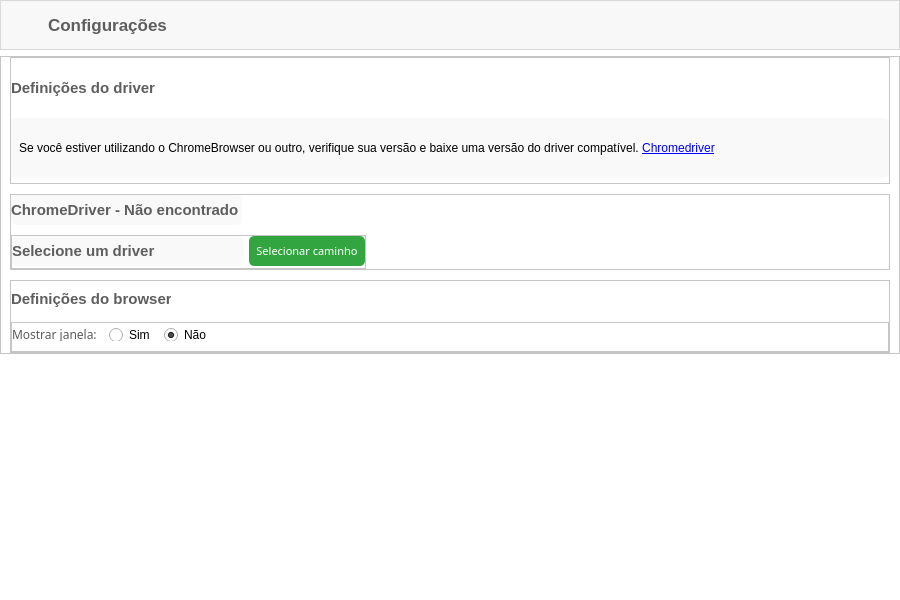
<?xml version="1.0" encoding="UTF-8"?>
<ui version="4.0">
 <class>MainWindow</class>
 <widget class="QMainWindow" name="MainWindow">
  <property name="geometry">
   <rect>
    <x>0</x>
    <y>0</y>
    <width>900</width>
    <height>600</height>
   </rect>
  </property>
  <property name="minimumSize">
   <size>
    <width>0</width>
    <height>0</height>
   </size>
  </property>
  <property name="windowTitle">
   <string>MainWindow</string>
  </property>
  <widget class="QWidget" name="centralwidget">
   <layout class="QVBoxLayout" name="verticalLayout">
    <property name="spacing">
     <number>0</number>
    </property>
    <property name="leftMargin">
     <number>0</number>
    </property>
    <property name="topMargin">
     <number>0</number>
    </property>
    <property name="rightMargin">
     <number>0</number>
    </property>
    <property name="bottomMargin">
     <number>0</number>
    </property>
    <item>
     <widget class="QWidget" name="widget" native="true">
      <property name="styleSheet">
       <string notr="true">background-color: #fff;</string>
      </property>
      <layout class="QVBoxLayout" name="verticalLayout_2">
       <property name="leftMargin">
        <number>0</number>
       </property>
       <property name="topMargin">
        <number>0</number>
       </property>
       <property name="rightMargin">
        <number>0</number>
       </property>
       <item alignment="Qt::AlignTop">
        <widget class="QFrame" name="headerContainer">
         <property name="minimumSize">
          <size>
           <width>0</width>
           <height>50</height>
          </size>
         </property>
         <property name="maximumSize">
          <size>
           <width>16777215</width>
           <height>50</height>
          </size>
         </property>
         <property name="styleSheet">
          <string notr="true">QFrame#headerContainer {
	background-color: rgba(241, 241, 241, 0.5);
	border-bottom: .1em solid rgba(0,0,0,0.1);
}</string>
         </property>
         <property name="frameShape">
          <enum>QFrame::StyledPanel</enum>
         </property>
         <property name="frameShadow">
          <enum>QFrame::Raised</enum>
         </property>
         <layout class="QHBoxLayout" name="horizontalLayout_3">
          <property name="spacing">
           <number>5</number>
          </property>
          <property name="leftMargin">
           <number>10</number>
          </property>
          <property name="topMargin">
           <number>0</number>
          </property>
          <property name="rightMargin">
           <number>0</number>
          </property>
          <property name="bottomMargin">
           <number>0</number>
          </property>
          <item>
           <widget class="QPushButton" name="backBtn">
            <property name="minimumSize">
             <size>
              <width>32</width>
              <height>32</height>
             </size>
            </property>
            <property name="maximumSize">
             <size>
              <width>32</width>
              <height>32</height>
             </size>
            </property>
            <property name="cursor">
             <cursorShape>PointingHandCursor</cursorShape>
            </property>
            <property name="styleSheet">
             <string notr="true">QPushButton {
	background: transparent;
	border-radius: 15px;
}

QPushButton:hover {
	background-color: rgba(200,200,200,0.4);
}</string>
            </property>
            <property name="text">
             <string/>
            </property>
            <property name="icon">
             <iconset>
              <normaloff>../../assets/arrow.png</normaloff>../../assets/arrow.png</iconset>
            </property>
            <property name="iconSize">
             <size>
              <width>16</width>
              <height>16</height>
             </size>
            </property>
            <property name="flat">
             <bool>false</bool>
            </property>
           </widget>
          </item>
          <item>
           <widget class="QLabel" name="headerTitle">
            <property name="font">
             <font>
              <family>Segoe UI</family>
              <pointsize>13</pointsize>
              <weight>75</weight>
              <bold>true</bold>
             </font>
            </property>
            <property name="styleSheet">
             <string notr="true">color: rgb(94, 94, 94);
background: transparent;
font-weight: 600;</string>
            </property>
            <property name="text">
             <string>Configurações</string>
            </property>
           </widget>
          </item>
          <item>
           <spacer name="horizontalSpacer_2">
            <property name="orientation">
             <enum>Qt::Horizontal</enum>
            </property>
            <property name="sizeHint" stdset="0">
             <size>
              <width>40</width>
              <height>20</height>
             </size>
            </property>
           </spacer>
          </item>
         </layout>
        </widget>
       </item>
       <item>
        <widget class="QFrame" name="frame">
         <property name="frameShape">
          <enum>QFrame::StyledPanel</enum>
         </property>
         <property name="frameShadow">
          <enum>QFrame::Raised</enum>
         </property>
         <layout class="QVBoxLayout" name="verticalLayout_3">
          <property name="spacing">
           <number>10</number>
          </property>
          <property name="topMargin">
           <number>0</number>
          </property>
          <property name="bottomMargin">
           <number>0</number>
          </property>
          <item alignment="Qt::AlignTop">
           <widget class="QFrame" name="frame_4">
            <property name="frameShape">
             <enum>QFrame::StyledPanel</enum>
            </property>
            <property name="frameShadow">
             <enum>QFrame::Raised</enum>
            </property>
            <layout class="QVBoxLayout" name="verticalLayout_5">
             <property name="spacing">
              <number>15</number>
             </property>
             <property name="leftMargin">
              <number>0</number>
             </property>
             <property name="topMargin">
              <number>15</number>
             </property>
             <property name="rightMargin">
              <number>0</number>
             </property>
             <property name="bottomMargin">
              <number>5</number>
             </property>
             <item alignment="Qt::AlignLeft">
              <widget class="QLabel" name="driverInfoHeader">
               <property name="minimumSize">
                <size>
                 <width>143</width>
                 <height>30</height>
                </size>
               </property>
               <property name="maximumSize">
                <size>
                 <width>16777215</width>
                 <height>30</height>
                </size>
               </property>
               <property name="font">
                <font>
                 <family>Segoe UI</family>
                 <pointsize>11</pointsize>
                 <weight>75</weight>
                 <bold>true</bold>
                </font>
               </property>
               <property name="styleSheet">
                <string notr="true">color: rgb(94, 94, 94);
background: transparent;
font-weight: 600;
border-bottom: .1em solid rgba(0,0,0,0.2);</string>
               </property>
               <property name="text">
                <string>Definições do driver</string>
               </property>
              </widget>
             </item>
             <item alignment="Qt::AlignVCenter">
              <widget class="QLabel" name="info">
               <property name="minimumSize">
                <size>
                 <width>0</width>
                 <height>60</height>
                </size>
               </property>
               <property name="maximumSize">
                <size>
                 <width>16777215</width>
                 <height>60</height>
                </size>
               </property>
               <property name="font">
                <font>
                 <family>Segoe UI</family>
                 <pointsize>9</pointsize>
                </font>
               </property>
               <property name="styleSheet">
                <string notr="true">background-color: rgba(239, 239, 239, 0.4);
border-radius: 5px;

padding: 5px;</string>
               </property>
               <property name="text">
                <string>Se você estiver utilizando o ChromeBrowser ou outro, verifique sua versão e baixe uma versão do driver compatível.
                                &lt;a target=&quot;_blank&quot; href=&quot;https://chromedriver.chromium.org/downloads&quot;&gt;Chromedriver&lt;/a&gt;</string>
               </property>
               <property name="textFormat">
                <enum>Qt::RichText</enum>
               </property>
               <property name="alignment">
                <set>Qt::AlignLeading|Qt::AlignLeft|Qt::AlignVCenter</set>
               </property>
               <property name="wordWrap">
                <bool>true</bool>
               </property>
               <property name="openExternalLinks">
                <bool>true</bool>
               </property>
              </widget>
             </item>
            </layout>
           </widget>
          </item>
          <item alignment="Qt::AlignVCenter">
           <widget class="QFrame" name="frame_5">
            <property name="frameShape">
             <enum>QFrame::StyledPanel</enum>
            </property>
            <property name="frameShadow">
             <enum>QFrame::Raised</enum>
            </property>
            <layout class="QVBoxLayout" name="verticalLayout_4">
             <property name="spacing">
              <number>10</number>
             </property>
             <property name="leftMargin">
              <number>0</number>
             </property>
             <property name="topMargin">
              <number>0</number>
             </property>
             <property name="rightMargin">
              <number>0</number>
             </property>
             <property name="bottomMargin">
              <number>0</number>
             </property>
             <item alignment="Qt::AlignLeft">
              <widget class="QLabel" name="driverVersion">
               <property name="minimumSize">
                <size>
                 <width>231</width>
                 <height>30</height>
                </size>
               </property>
               <property name="maximumSize">
                <size>
                 <width>16777215</width>
                 <height>30</height>
                </size>
               </property>
               <property name="font">
                <font>
                 <family>Segoe UI</family>
                 <pointsize>11</pointsize>
                 <weight>62</weight>
                 <bold>true</bold>
                </font>
               </property>
               <property name="styleSheet">
                <string notr="true">color: rgb(94, 94, 94);
background-color: rgba(239, 239, 239, 0.4);
font-weight: 500;
border-bottom: .1em solid rgba(0,0,0,0.2);
border-radius: 5px;</string>
               </property>
               <property name="text">
                <string>ChromeDriver - Não encontrado</string>
               </property>
              </widget>
             </item>
             <item alignment="Qt::AlignLeft|Qt::AlignVCenter">
              <widget class="QFrame" name="frame_2">
               <property name="frameShape">
                <enum>QFrame::StyledPanel</enum>
               </property>
               <property name="frameShadow">
                <enum>QFrame::Raised</enum>
               </property>
               <layout class="QHBoxLayout" name="horizontalLayout">
                <property name="leftMargin">
                 <number>0</number>
                </property>
                <property name="topMargin">
                 <number>0</number>
                </property>
                <property name="rightMargin">
                 <number>0</number>
                </property>
                <property name="bottomMargin">
                 <number>2</number>
                </property>
                <item alignment="Qt::AlignLeft">
                 <widget class="QLabel" name="driverPath">
                  <property name="minimumSize">
                   <size>
                    <width>231</width>
                    <height>30</height>
                   </size>
                  </property>
                  <property name="maximumSize">
                   <size>
                    <width>16777215</width>
                    <height>30</height>
                   </size>
                  </property>
                  <property name="font">
                   <font>
                    <family>Segoe UI</family>
                    <pointsize>11</pointsize>
                    <weight>62</weight>
                    <bold>true</bold>
                   </font>
                  </property>
                  <property name="styleSheet">
                   <string notr="true">color: rgb(94, 94, 94);
background-color: rgba(239, 239, 239, 0.4);
font-weight: 500;
border-bottom: .1em solid rgba(0,0,0,0.2);
border-radius: 5px;</string>
                  </property>
                  <property name="text">
                   <string>Selecione um driver</string>
                  </property>
                  <property name="wordWrap">
                   <bool>true</bool>
                  </property>
                 </widget>
                </item>
                <item alignment="Qt::AlignLeft">
                 <widget class="QPushButton" name="selectDriverPathBtn">
                  <property name="minimumSize">
                   <size>
                    <width>116</width>
                    <height>30</height>
                   </size>
                  </property>
                  <property name="maximumSize">
                   <size>
                    <width>16777215</width>
                    <height>30</height>
                   </size>
                  </property>
                  <property name="font">
                   <font>
                    <family>Segoe UI Semibold</family>
                    <pointsize>8</pointsize>
                   </font>
                  </property>
                  <property name="cursor">
                   <cursorShape>PointingHandCursor</cursorShape>
                  </property>
                  <property name="styleSheet">
                   <string notr="true">QPushButton {
	color: #fff;
	background-color: rgba(0, 143, 16, 0.8);
	border-bottom: .1em solid rgba(0,0,0,0.2);
	border-radius: 5px;
}

QPushButton:hover {
	background-color: rgba(0, 143, 16, 0.9);
}</string>
                  </property>
                  <property name="text">
                   <string>Selecionar caminho</string>
                  </property>
                 </widget>
                </item>
               </layout>
              </widget>
             </item>
            </layout>
           </widget>
          </item>
          <item alignment="Qt::AlignTop">
           <widget class="QFrame" name="frame_6">
            <property name="minimumSize">
             <size>
              <width>0</width>
              <height>50</height>
             </size>
            </property>
            <property name="maximumSize">
             <size>
              <width>16777215</width>
              <height>73</height>
             </size>
            </property>
            <property name="frameShape">
             <enum>QFrame::StyledPanel</enum>
            </property>
            <property name="frameShadow">
             <enum>QFrame::Raised</enum>
            </property>
            <layout class="QVBoxLayout" name="verticalLayout_6">
             <property name="spacing">
              <number>8</number>
             </property>
             <property name="leftMargin">
              <number>0</number>
             </property>
             <property name="topMargin">
              <number>3</number>
             </property>
             <property name="rightMargin">
              <number>0</number>
             </property>
             <property name="bottomMargin">
              <number>0</number>
             </property>
             <item>
              <widget class="QLabel" name="driverInfoHeader_2">
               <property name="minimumSize">
                <size>
                 <width>143</width>
                 <height>30</height>
                </size>
               </property>
               <property name="maximumSize">
                <size>
                 <width>160</width>
                 <height>30</height>
                </size>
               </property>
               <property name="font">
                <font>
                 <family>Segoe UI</family>
                 <pointsize>11</pointsize>
                 <weight>75</weight>
                 <bold>true</bold>
                </font>
               </property>
               <property name="styleSheet">
                <string notr="true">color: rgb(94, 94, 94);
background: transparent;
font-weight: 600;
border-bottom: .1em solid rgba(0,0,0,0.2);</string>
               </property>
               <property name="text">
                <string>Definições do browser</string>
               </property>
              </widget>
             </item>
             <item>
              <widget class="QFrame" name="frame_3">
               <property name="minimumSize">
                <size>
                 <width>0</width>
                 <height>30</height>
                </size>
               </property>
               <property name="maximumSize">
                <size>
                 <width>16777215</width>
                 <height>30</height>
                </size>
               </property>
               <property name="frameShape">
                <enum>QFrame::StyledPanel</enum>
               </property>
               <property name="frameShadow">
                <enum>QFrame::Raised</enum>
               </property>
               <layout class="QHBoxLayout" name="horizontalLayout_2">
                <property name="spacing">
                 <number>9</number>
                </property>
                <property name="leftMargin">
                 <number>0</number>
                </property>
                <property name="topMargin">
                 <number>5</number>
                </property>
                <property name="rightMargin">
                 <number>0</number>
                </property>
                <property name="bottomMargin">
                 <number>10</number>
                </property>
                <item>
                 <widget class="QLabel" name="label">
                  <property name="font">
                   <font>
                    <family>Segoe UI Semibold</family>
                    <pointsize>9</pointsize>
                   </font>
                  </property>
                  <property name="styleSheet">
                   <string notr="true">color: rgb(90, 90, 90);
</string>
                  </property>
                  <property name="text">
                   <string>Mostrar janela: </string>
                  </property>
                 </widget>
                </item>
                <item>
                 <widget class="QRadioButton" name="radioButtonYes">
                  <property name="cursor">
                   <cursorShape>PointingHandCursor</cursorShape>
                  </property>
                  <property name="text">
                   <string>Sim</string>
                  </property>
                 </widget>
                </item>
                <item>
                 <widget class="QRadioButton" name="radioButtonNo">
                  <property name="cursor">
                   <cursorShape>PointingHandCursor</cursorShape>
                  </property>
                  <property name="text">
                   <string>Não</string>
                  </property>
                  <property name="checked">
                   <bool>true</bool>
                  </property>
                 </widget>
                </item>
                <item>
                 <spacer name="horizontalSpacer">
                  <property name="orientation">
                   <enum>Qt::Horizontal</enum>
                  </property>
                  <property name="sizeHint" stdset="0">
                   <size>
                    <width>40</width>
                    <height>20</height>
                   </size>
                  </property>
                 </spacer>
                </item>
               </layout>
              </widget>
             </item>
            </layout>
           </widget>
          </item>
         </layout>
        </widget>
       </item>
       <item>
        <spacer name="verticalSpacer">
         <property name="orientation">
          <enum>Qt::Vertical</enum>
         </property>
         <property name="sizeType">
          <enum>QSizePolicy::Expanding</enum>
         </property>
         <property name="sizeHint" stdset="0">
          <size>
           <width>20</width>
           <height>40</height>
          </size>
         </property>
        </spacer>
       </item>
      </layout>
     </widget>
    </item>
   </layout>
  </widget>
 </widget>
 <resources/>
 <connections/>
</ui>
